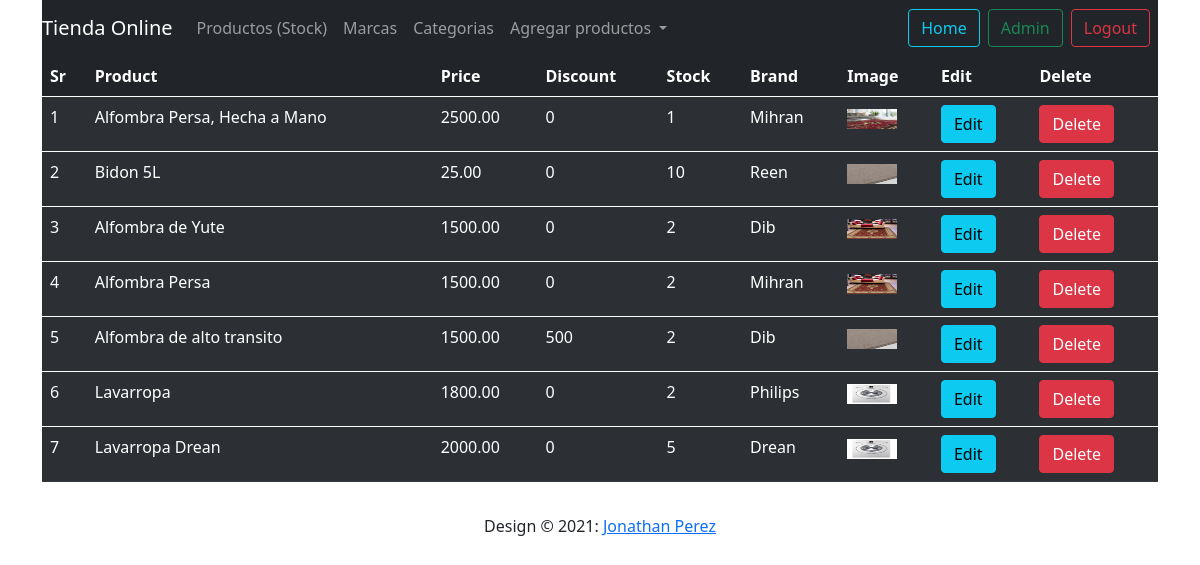
The page /admin (signed in) on the database its author committed.
### shop/products/models.py (models this page shows, shortened)
class Addproduct(db.Model):
    id = db.Column(db.Integer, primary_key=True)
    name = db.Column(db.String(80), nullable=False)
    price = db.Column(db.Numeric(10, 2), nullable=False)
    discount = db.Column(db.Integer, default=0)
    stock = db.Column(db.Integer, nullable=False)
    colors = db.Column(db.Text, nullable=False)
    desc = db.Column(db.Text, nullable=False)
    pub_date = db.Column(db.DateTime, nullable=False, default=datetime.utcnow)
    category_id = db.Column(db.Integer, db.ForeignKey('category.id'), nullable=False)
    category = db.relationship('Category', backref=db.backref('categories', lazy=True))
    brand_id = db.Column(db.Integer, db.ForeignKey('brand.id'), nullable=False)
    brand = db.relationship('Brand', backref=db.backref('brands', lazy=True))
    image_1 = db.Column(db.String(150), nullable=False, default='image1.jpg')
    image_2 = db.Column(db.String(150), nullable=False, default='image2.jpg')
    image_3 = db.Column(db.String(150), nullable=False, default='image3.jpg')

class Brand(db.Model):
    id = db.Column(db.Integer, primary_key=True)
    name = db.Column(db.String(30), nullable=False, unique=True)

### shop/admin/routes.py (the view)
@app.route('/admin')
def admin():
    if 'email' not in session:
        flash('Please login first', 'danger')
        return redirect(url_for('login'))
    products = Addproduct.query.all()
    return render_template('admin/index.html', title='Admin Page', products=products)

### shop/templates/admin/index.html (shortened to what this page needs)
{% extends 'layout.html'%}
{% block content%}
    <div class="container">
        <nav class="navbar navbar-expand-lg navbar-dark bg-dark">
            <a class="navbar-brand" href="{{url_for('admin')}}">Tienda Online</a>
            <div class="collapse navbar-collapse" id="navbarNavDropdown">
              <ul class="navbar-nav">
                <li class="nav-item active">
                  <a class="nav-link" href="{{url_for('admin')}}">Productos <span class="sr-only">(Stock)</span></a>
                </li>
                <li class="nav-item">
                  <a class="nav-link" href="{{url_for('brands')}}">Marcas</a>
                </li>
                <li class="nav-item">
                  <a class="nav-link" href="{{url_for('category')}}">Categorias</a>
                </li>
                <li class="nav-item dropdown">
                  <a class="nav-link dropdown-toggle" href="#" id="navbarDropdownMenuLink" role="button" data-toggle="dropdown" aria-haspopup="true" aria-expanded="false">
                    Agregar productos
                  </a>
                </li>
              </ul>
            </div>
            <a href=""<button class="btn btn-outline-info me-2" type="button">Home</button></a>
            <a href="{{url_for('admin')}}"><button class="btn btn-outline-success me-2" type="button">Admin</button></a>
            <a href="{{url_for('logout')}}"><button class="btn btn-outline-danger me-2" type="button">Logout</button></a>
          </nav>
    </div>
<div class="container">
    <table class="table table-dark table-striped table-hover">
        <thead>
            <th>Sr</th>
            <th>Product</th>
            <th>Price</th>
            <th>Discount</th>
            <th>Stock</th>
            <th>Brand</th>
            <th>Image</th>
            <th>Edit</th>
            <th>Delete</th>
        </thead>
            {% for product in products %}
        <tbody>
                <tr>
                    <td>{{ loop.index }}</td>
                    <td>{{ product.name }}</td>
                    <td>{{ product.price }}</td>
                    <td>{{ product.discount }}</td>
                    <td>{{ product.stock }}</td>
                    <td>{{ product.brand.name}}</td>
                    <td><img src="{{url_for('static',filename='images/' + product.image_1)}}" alt="{{product.name}}" width="50" height="20"></td>
                    <td><a href="{{url_for('updateproduct', id=product.id)}}" class="btn btn-info">Edit</a></td>
                    <td>
                        <button type="button" class="btn btn-danger" data-toggle="modal" data-target="#exampleModal-{{product.id}}">
                          Delete
                        </button>
                    </td>
                </tr>
            {% endfor %}
        </tbody>
    </table>
</div>
{% endblock %}

### rows shown on the page
Addproduct: name "Alfombra Persa, Hecha a Mano", price "2500.00", discount "0", stock "1", brand.name "Mihran", image_1 (picture)
Addproduct: name "Bidon 5L", price "25.00", discount "0", stock "10", brand.name "Reen", image_1 (picture)
Addproduct: name "Alfombra de Yute", price "1500.00", discount "0", stock "2", brand.name "Dib", image_1 (picture)
Addproduct: name "Alfombra Persa", price "1500.00", discount "0", stock "2", brand.name "Mihran", image_1 (picture)
Addproduct: name "Alfombra de alto transito", price "1500.00", discount "500", stock "2", brand.name "Dib", image_1 (picture)
Addproduct: name "Lavarropa", price "1800.00", discount "0", stock "2", brand.name "Philips", image_1 (picture)
Addproduct: name "Lavarropa Drean", price "2000.00", discount "0", stock "5", brand.name "Drean", image_1 (picture)
